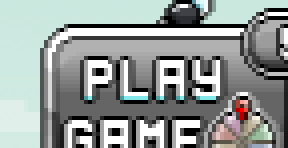
#> input picture minigames/catching/assets/play_button.png, 72 x 37 px (shown 4 times larger)
$ python -i detector.py   (imports and definitions only)
#> lines starting #> are read from the running program, lines starting #| are printed output that depends on the picture; after the words box and inside, x2 and y2 are one past the last pixel; in counts of white or black regions, pixels touching at a corner belong together
#> further down, picture is the input picture: shape (37, 72, 3); mean B, G, R 152.2, 154.6, 148
"""Catching minigame detectors.

The catching minigame is a Flappy-Bird-style game (wiki: "pass through the
small golden hoop in the Catching minigame"): a small dark FLY bobs at a
fixed x while golden HOOPS scroll in from the right; tap to flap the fly up
so it passes through the next hoop's opening. Two things to find per frame:

- The fly (player) — its (x, y) in the play region.
- The next hoop ahead of the fly — its vertical band (the gap to thread)
  and how far ahead it is.

Grounded in the 2026-06-17 observe frames (959x572 window): the fly is a
~10x9px dark blob in the bright sky at a fixed x (the player's minigame
position), bobbing in y; the hoop is a tall-narrow saturated-orange oval in
the upper sky. The desert below is also orange-ish, so detection is
restricted to the play region (the sky band — main.py crops to it) plus a
tall-narrow aspect filter that rejects the wide sand/HUD contours.

CALIBRATION: the thresholds below are derived from those frames; verify
against a live run (fishing-style observe) and adjust if the fly/hoop are
missed. assets/fly.png is a template fallback for find_fly.
"""
from dataclasses import dataclass
from pathlib import Path

import cv2
import numpy as np

from common.templates import match_multiscale_center, match_multiscale_zncc_center

ASSETS = Path(__file__).parent / "assets"

# "PLAY GAME" entry-prompt button (assets/play_button.png is the badge-free
# "PLAY GAME" text — the count badge changes per play, so it's excluded). The
# prompt is anchored above the player (moves with them), hence template
# matching, not coordinate caching.
#
# Match via background-invariant masked ZNCC (play_button_mask.png covers the
# rigid grey button, excluding the corners where the world background bleeds
# in). An unmasked CCOEFF match sagged from 1.00 in the home map to 0.78 in a
# desert region — uncomfortably near the old 0.75 cutoff — because the
# changing scenery behind the button drags the score down. Masked ZNCC fixes
# that: the prompt scores ~0.99 on ANY map while gameplay scenery scores
# <0.15, so 0.6 separates with a wide margin. If the mask file is missing the
# code falls back to the old unmasked CCOEFF at 0.75.
PLAY_BUTTON_MATCH_THRESHOLD = 0.6
PLAY_BUTTON_UNMASKED_FALLBACK_THRESHOLD = 0.75

# Hoop colours -> score (#52). idleon.wiki/Catching confirms: orange 1,
# green 2, gold 3, lava 10, and "the smaller the hoop the bigger the score".
#
# Detecting EVERY colour matters for survival: an orange-only mask is blind to
# a green-hoop biome (issue #60's desert) and the avatar flies into an
# undetected ring. So find_next_gap masks the UNION of all bands; the score is
# read separately by classify_hoop_color.
#
# HSV ranges: `orange` is the live-validated range. `green`/`gold`/`lava` are
# derived from the clean wiki hoop sprites (Hoop_1..4.png — orange H~2-22,
# green H~41-68, gold H~14-29, lava H~0-21 & dark) and widened a little; they
# are PROVISIONAL for the unseen biomes and want a live-frame recalibration
# when first encountered (#52). gold's hue sits inside orange's range, so a
# gold hoop is detected already (it may classify as orange until tuned); lava
# is dark red (low V) reaching below orange's hue.
@dataclass(frozen=True)
class HoopColor:
    name: str
    score: int
    lower: np.ndarray
    upper: np.ndarray
    provisional: bool = False


HOOP_COLORS: list[HoopColor] = [
    HoopColor("orange", 1, np.array([10, 110, 130]), np.array([35, 255, 255])),
    HoopColor("green", 2, np.array([38, 90, 90]), np.array([78, 255, 255])),
    HoopColor("gold", 3, np.array([16, 80, 170]), np.array([32, 255, 255]), True),
    HoopColor("lava", 10, np.array([0, 90, 70]), np.array([9, 255, 170]), True),
]

RING_MIN_AREA = 200    # ignore noise (small particles, distant rings)
RING_MAX_AREA = 50000  # ignore very-large gold UI elements
# The hoop is a vertical oval (taller than wide); requiring h >= w rejects
# the wide desert-ground / HUD-bar contours that share the orange hue.
RING_MIN_ASPECT = 1.0  # min height/width


# [29 lines left out: functions _hoop_mask, classify_hoop_color, not called in this run]

# Fly: a small dark sprite in the bright sky. Blob detection (densest small
# dark blob) is more robust than template-matching a ~10px animated sprite.
FLY_DARK_V_MAX = 70     # fly is dark; sky V is high. At 70 only the fly
                        # qualifies in the observe frames; looser (95) also
                        # caught a dark-ish top-corner UI artifact.
FLY_MIN_AREA = 20
FLY_MAX_AREA = 220
FLY_MIN_FILL = 0.35     # contourArea / bbox area — rejects sparse edge noise
FLY_TEMPLATE_THRESHOLD = 0.6


def _to_bgr(frame: np.ndarray) -> np.ndarray:
    if frame.ndim == 3 and frame.shape[2] == 4:
        return cv2.cvtColor(frame, cv2.COLOR_BGRA2BGR)
    return frame


def find_fly(frame: np.ndarray) -> tuple[int, int] | None:
    """Locate the fly as the densest small dark blob in `frame` (which
    main.py has already cropped to the play region, so the dark character
    below is excluded). Falls back to template-matching assets/fly.png.
    Returns the (x, y) centre or None."""
    bgr = _to_bgr(frame)
    gray = cv2.cvtColor(bgr, cv2.COLOR_BGR2GRAY)
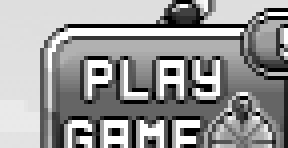
#> gray: shape (37, 72) (shown 4 times larger); min 0, max 255, mean 152.4
    dark = (gray < FLY_DARK_V_MAX).astype(np.uint8) * 255
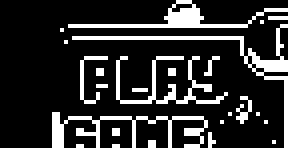
#> dark: shape (37, 72) (shown 4 times larger); 17.9% white in thin lines or dots, all inside (x1, y1, x2, y2) = (13, 0, 72, 37)
    contours, _ = cv2.findContours(dark, cv2.RETR_EXTERNAL, cv2.CHAIN_APPROX_SIMPLE)
#> contours = 25 contours, 22 with area under 20; largest, box (x1, y1, x2, y2) and area: (17, 0, 72, 7) 41, (18, 6, 72, 37) 29, (13, 28, 52, 37) 20
    best: tuple[int, int] | None = None
    best_area = 0.0
    for c in contours:
        area = cv2.contourArea(c)
        if not FLY_MIN_AREA <= area <= FLY_MAX_AREA:
            continue
        x, y, w, h = cv2.boundingRect(c)
        if w == 0 or h == 0:
            continue
        if area / (w * h) < FLY_MIN_FILL:
            continue          # sparse/thin (edge noise, hoop outline)
        if not 0.4 <= w / h <= 2.5:
            continue          # fly is roughly square
        if area > best_area:
            best_area = area
            best = (x + w // 2, y + h // 2)
#> this loop made 25 passes
#> (area, x, y, w, h) on passes 11, 22, 25: (20, 13, 28, 39, 9), (29, 18, 6, 54, 31), (41, 17, 0, 55, 7)
#> after the loop, best_area = 0
    if best is not None:
        return best
    return _find_fly_template(bgr)


def _find_fly_template(bgr: np.ndarray) -> tuple[int, int] | None:
    fly_path = ASSETS / "fly.png"
    if not fly_path.exists():
        return None
    template = cv2.imread(str(fly_path), cv2.IMREAD_COLOR)
    if template is None or bgr.shape[0] < template.shape[0] or bgr.shape[1] < template.shape[1]:
        return None
    result = cv2.matchTemplate(bgr, template, cv2.TM_CCOEFF_NORMED)
    _, max_val, _, max_loc = cv2.minMaxLoc(result)
    if max_val < FLY_TEMPLATE_THRESHOLD:
        return None
    th, tw = template.shape[:2]
    return (max_loc[0] + tw // 2, max_loc[1] + th // 2)


# Avatar colour cues. The catching avatar is biome-coloured — a dark fly in
# the original region, a CYAN horseshoe in the desert — so detection tries a
# colour cue and falls back to the dark blob. The cyan body is a dense, stable
# ~95px blob (sampled H 93-100), cleanly separated from the blue sky (H ~109)
# and orange cliffs (H ~20); the horseshoe's thin dark OUTLINE, by contrast,
# is sparse and the find_fly fill filter drops it, so dark-blob detection of
# it is intermittent and can't keep it flapped alive (#60).
AVATAR_CYAN_LOWER = np.array([88, 50, 110])
AVATAR_CYAN_UPPER = np.array([104, 255, 255])
AVATAR_CYAN_MIN_AREA = 15


# [103 lines left out: functions _largest_blob_center, find_avatar, find_play_button, find_next_gap, not called in this run]

>>> import cv2
>>> picture = cv2.imread('assets/play_button.png')
>>> result = find_fly(picture)
